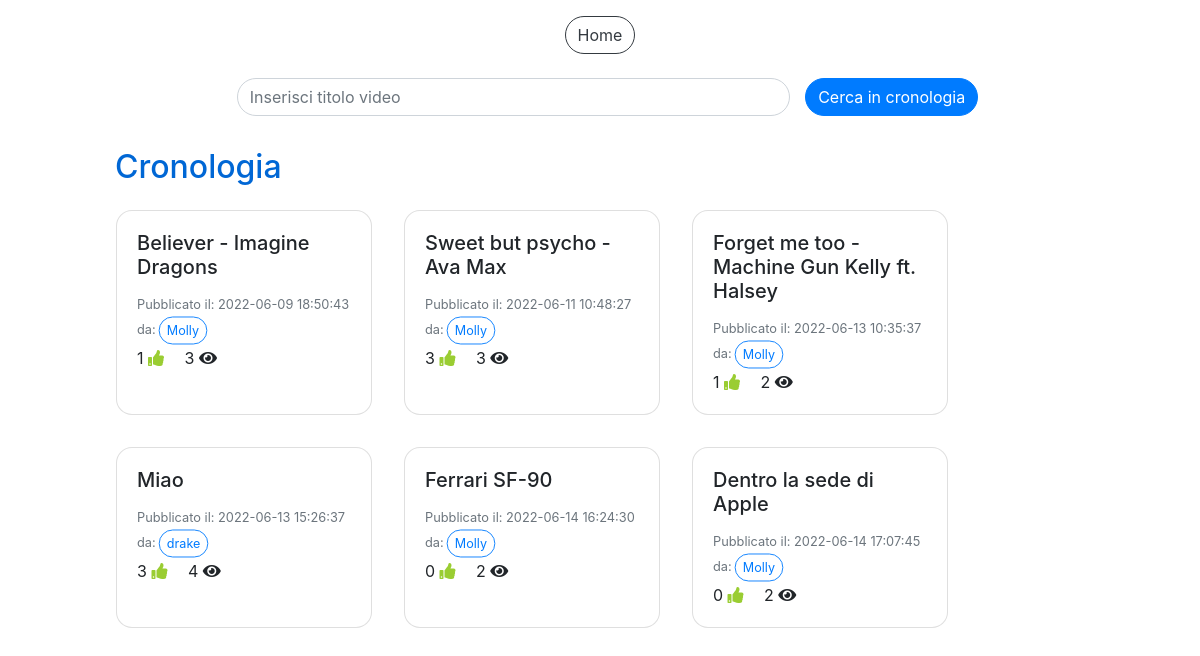
/cronologia.php (signed in), run on the app's committed database.
### tables this page shows
CREATE TABLE `video` (
  `IdVideo` int(11) NOT NULL,
  `Titolo` varchar(100) NOT NULL,
  `SorgenteVideo` varchar(300) NOT NULL,
  `DataPubblicazione` datetime NOT NULL DEFAULT current_timestamp(),
  `NumeroLike` int(11) NOT NULL DEFAULT 0,
  `NumeroVisualizzazioni` int(11) NOT NULL DEFAULT 0,
  `IdAccount` int(11) NOT NULL
);

CREATE TABLE `accounts` (
  `IdAccount` int(11) NOT NULL,
  `Username` varchar(40) NOT NULL,
  `Mail` varchar(40) NOT NULL,
  `Password` varchar(100) NOT NULL,
  `Canale` tinyint(1) NOT NULL,
  `NumeroIscritti` int(11) DEFAULT NULL
);

### cronologia.php (the view, shortened to what this page needs)
<!DOCTYPE html>
<html>
<head>
  <link rel="stylesheet" href="css/style.css">
  <link rel="stylesheet" href="css/custom_style.css">
</head>
<body>
  <?php
    include("db.php");
  ?>
  <div class="container-fluid pt-3">
    <div class="row justify-content-center">
      <button type="button" class="btn btn-outline-dark" onclick="location.href='home.php'">Home</button>
    </div>
    <div class="row justify-content-center">
      <div class="col-10">
          <form method="POST" class="mt-2" style="width: 100%" action="cronologia.php">
            <div class="row align-items-center justify-content-center">
              <div class="form-group col-7 mt-3">
                <input type="text" id="cerca" class="form-control" name="cerca" placeholder="Inserisci titolo video">
              </div>
              <button id="bottoneCerca" class="btn btn-primary" value="">Cerca in cronologia</button>
            </div>
          </form>
        <h2 class="titleText mt-3">Cronologia</h2>
        <div id="cronologia" class="row">
        <?php
          $sql="SELECT * FROM Playlists WHERE IdAccount=? AND TipoPlaylist=?";
          $query=$db->prepare($sql);
          $dati=array($_SESSION["loginID"], 1);
          $query->execute($dati);
          $ris=$query->fetchAll();
          foreach($ris as $row) {
            $idCronologia=$row["IdPlaylist"];
          }
          $sql="SELECT * FROM Video v JOIN Accounts a ON v.IdAccount=a.IdAccount WHERE IdVideo IN (SELECT IdVideo FROM Composizioni_playlists WHERE IdPlaylist=?)";
          $dati=array($idCronologia);
          $query=$db->prepare($sql);
          $query->execute($dati);
          $ris=$query->fetchAll();
          foreach($ris as $row) {
            $sql="SELECT * FROM Video v, Visualizzazioni vis, Accounts a WHERE v.IdVideo=vis.IdVideo AND a.IdAccount=vis.IdAccount AND vis.IdAccount=? AND vis.IdVideo=?";
            $query=$db->prepare($sql);
            $dati=array($_SESSION["loginID"], $row["IdVideo"]);
            $query->execute($dati);
            $risVis=$query->fetchAll();
            $tempoVis=-1;
            $creator=$row["Username"];
            foreach($risVis as $vis) {
              $tempoVis=$vis["TempoVisualizzazione"];
            }
            echo '<div class="card card-video m-3" style="width: 16rem;">
                    <div class="card-body card-video" onclick="cardOnClick(\''. $row["IdVideo"] .'\',\''. $row["Titolo"] .'\',\''. $row["SorgenteVideo"] .'\',\''. $tempoVis .'\',\''. $creator .'\')">
                      <h5 class="card-title card-video">'. $row["Titolo"] .'</h5>
                      <p class="card-text card-video">
                        <small class="text-muted">Pubblicato il: '. $row["DataPubblicazione"] .'<br>da:<button type="button" class="btn btn-outline-primary btn-sm mini">'. $creator .'</button></small><br>
                        '. $row["NumeroLike"] .' <i class="fa fa-thumbs-up mr-3"></i>
                        '. $row["NumeroVisualizzazioni"] .' <i class="fa fa-eye"></i>
                      </p>
                    </div>
                  </div>';
          }
        ?>
        </div>
      </div>
    </div>
  </div>
</body>
</html>

### css/custom_style.css (style rules this page uses)
* { transition: 0.4s; }
div, h2, p { cursor: default; }
.card-video,.card-playlist { cursor: pointer; }
.fa-thumbs-up { color: yellowgreen; }
body { height: 100vh; overflow: auto; }
.btn,.form-control,.custom-select { border-radius: 2rem; }
.mini { transform: scale(0.9); }
.card { border-radius: 1rem; }
.titleText { color: #0067d5; }

### data on the page
video: Titolo "Believer - Imagine Dragons", DataPubblicazione "2022-06-09 18:50:43", IdAccount.Username "Molly", NumeroLike "1", NumeroVisualizzazioni "3"
video: Titolo "Sweet but psycho - Ava Max", DataPubblicazione "2022-06-11 10:48:27", IdAccount.Username "Molly", NumeroLike "3", NumeroVisualizzazioni "3"
video: Titolo "Forget me too - Machine Gun Kelly ft. Halsey", DataPubblicazione "2022-06-13 10:35:37", IdAccount.Username "Molly", NumeroLike "1", NumeroVisualizzazioni "2"
video: Titolo "Miao", DataPubblicazione "2022-06-13 15:26:37", IdAccount.Username "drake", NumeroLike "3", NumeroVisualizzazioni "4"
video: Titolo "Ferrari SF-90", DataPubblicazione "2022-06-14 16:24:30", IdAccount.Username "Molly", NumeroLike "0", NumeroVisualizzazioni "2"
video: Titolo "Dentro la sede di Apple", DataPubblicazione "2022-06-14 17:07:45", IdAccount.Username "Molly", NumeroLike "0", NumeroVisualizzazioni "2"
